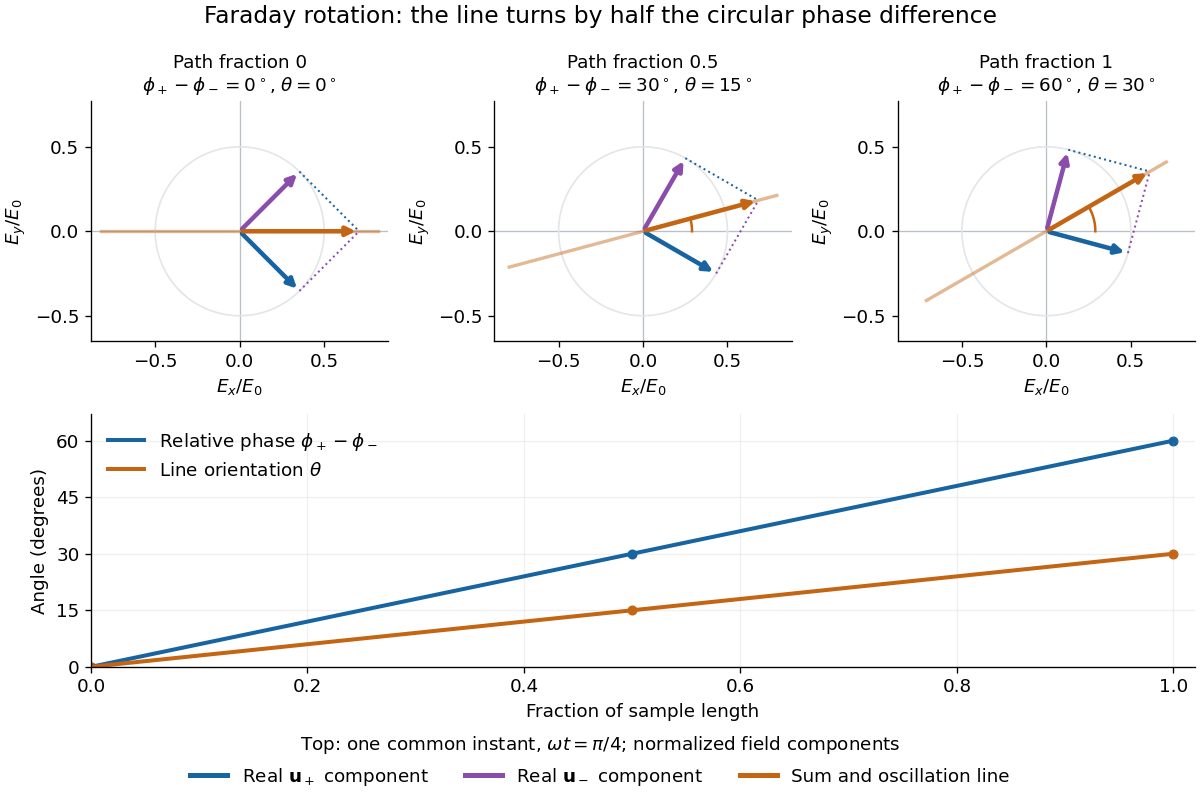

Python code for this plot:
"""Illustrate circular-mode phase difference and linear-polarization orientation.

Tested with Python 3.14, NumPy 2.3.5, Matplotlib 3.10.7.
Run from _media; writes an opaque PNG into the current directory.
"""
from pathlib import Path

import matplotlib.pyplot as plt
from matplotlib.lines import Line2D
import numpy as np

plt.rcParams.update({"font.size": 11, "axes.spines.top": False,
                     "axes.spines.right": False, "figure.facecolor": "white",
                     "axes.facecolor": "white", "savefig.facecolor": "white"})
blue, purple, orange = "#1764a0", "#8b4dab", "#c36513"
fig = plt.figure(figsize=(10, 6.7), layout="constrained")
grid = fig.add_gridspec(2, 3, height_ratios=[1.45, 1])
phase_time = np.pi / 4
fractions = [0, 0.5, 1]
for col, fraction in enumerate(fractions):
    ax = fig.add_subplot(grid[0, col])
    theta = fraction * np.pi / 6
    # u+ = (x - i y)/sqrt(2), u- = (x + i y)/sqrt(2).
    # Remove common phase, set phi+ = theta, phi- = -theta.
    ep = 0.5 * np.array([np.cos(theta - phase_time),
                         np.sin(theta - phase_time)])
    em = 0.5 * np.array([np.cos(theta + phase_time),
                         np.sin(theta + phase_time)])
    total = ep + em
    direction = np.array([np.cos(theta), np.sin(theta)])
    ax.axhline(0, color="#b9c0c7", lw=0.8)
    ax.axvline(0, color="#b9c0c7", lw=0.8)
    t = np.linspace(0, 2 * np.pi, 200)
    ax.plot(0.5 * np.cos(t), 0.5 * np.sin(t), color="#e3e5e8", lw=1)
    ax.plot([-0.82 * direction[0], 0.82 * direction[0]],
            [-0.82 * direction[1], 0.82 * direction[1]],
            color=orange, lw=2, alpha=0.45)
    for vector, color in [(ep, blue), (em, purple), (total, orange)]:
        ax.annotate("", xy=vector, xytext=(0, 0),
                    arrowprops={"arrowstyle": "-|>", "lw": 2.7, "color": color})
    ax.plot([ep[0], total[0]], [ep[1], total[1]], color=purple, ls=":", lw=1.2)
    ax.plot([em[0], total[0]], [em[1], total[1]], color=blue, ls=":", lw=1.2)
    if theta:
        arc = np.linspace(0, theta, 70)
        ax.plot(0.29 * np.cos(arc), 0.29 * np.sin(arc), color=orange)
    ax.set(xlim=(-0.88, 0.88), ylim=(-0.65, 0.77), aspect="equal",
           xticks=[-0.5, 0, 0.5], yticks=[-0.5, 0, 0.5],
           xlabel=r"$E_x/E_0$", ylabel=r"$E_y/E_0$")
    ax.set_title(f"Path fraction {fraction:g}\n"
                 + rf"$\phi_+-\phi_-={fraction * 60:g}^\circ$, "
                 + rf"$\theta={fraction * 30:g}^\circ$", fontsize=11)

ax = fig.add_subplot(grid[1, :])
s = np.linspace(0, 1, 200)
ax.plot(s, 60 * s, color=blue, lw=2.4, label=r"Relative phase $\phi_+-\phi_-$")
ax.plot(s, 30 * s, color=orange, lw=2.4, label=r"Line orientation $\theta$")
ax.scatter(fractions, 60 * np.array(fractions), color=blue, s=25)
ax.scatter(fractions, 30 * np.array(fractions), color=orange, s=25)
ax.set(xlim=(0, 1.02), ylim=(0, 67), xlabel="Fraction of sample length",
       ylabel="Angle (degrees)", yticks=[0, 15, 30, 45, 60])
ax.grid(alpha=0.18)
ax.legend(loc="upper left", frameon=False)
fig.suptitle("Faraday rotation: the line turns by half the circular phase difference",
             fontsize=14)
handles = [Line2D([0], [0], color=blue, lw=3, label=r"Real $\mathbf{u}_+$ component"),
           Line2D([0], [0], color=purple, lw=3, label=r"Real $\mathbf{u}_-$ component"),
           Line2D([0], [0], color=orange, lw=3, label="Sum and oscillation line")]
fig.legend(handles=handles, loc="outside lower center", ncol=3, frameon=False,
           title=r"Top: one common instant, $\omega t=\pi/4$; normalized field components")
fig.savefig(Path(__file__).stem + ".png", dpi=120, transparent=False)
